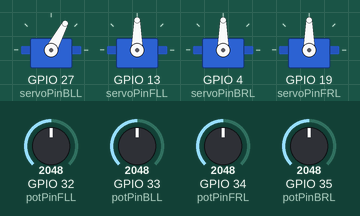
The program below on a simulated ESP32. On the bench: 4 × servo. Inputs (shaded band) come from the test bench; at power-on: GPIO 32 (potPinFLL) = 2048, GPIO 33 (potPinBLL) = 2048, GPIO 34 (potPinFRL) = 2048, GPIO 35 (potPinBRL) = 2048.

Above: at 0.7 s.
Timing chart, 0 to 2.2 s (numbered marks = the images above):
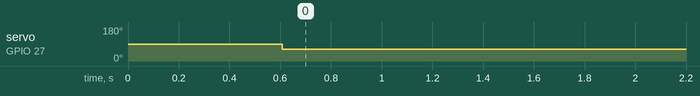

Measured:
- by itself, servo on GPIO 27 (servoPinBLL): 90° → 62° at 0.61 s

The program:

main.cpp
```cpp
#include <Arduino.h>
#include <Stepper.h>
#include <ESP32Servo.h>
#include <DogTest.h>
// #include <WiFi.h>

// const int stepsPerRevolution = 200;

// Leg Back Left
const int potPinBLL = 33;
const int stepPinBLL = 25;
const int dirPinBLL = 26;
const int servoPinBLL = 27;

// Leg Front Left
const int potPinFLL = 32;
const int stepPinFLL = 14;
const int dirPinFLL = 12;
const int servoPinFLL = 13;

// Leg Back Right
const int potPinBRL = 35;
const int stepPinBRL = 5;
const int dirPinBRL = 18;
const int servoPinBRL = 04;

// Leg Front Right
const int potPinFRL = 34;
const int stepPinFRL = 15;
const int dirPinFRL = 2;
const int servoPinFRL = 19;

// Wifi Cradentials
const char *ssid = "robotic_dog";
const char *password = "rdog@0212";

// Constants
bool isRotated = false;
int standValue = 40;
bool isSeated = false;
bool isStanding = false;

// Stepper myStepperBLL(stepsPerRevolution, stepPinBLL, dirPinBLL);
// Stepper myStepperFLL(stepsPerRevolution, stepPinFLL, dirPinFLL);

// Servo myServoBLL;
// Servo myServoFLL;

// bool isHomingDone = false;
bool towardsMin = true;
bool towardsMax = false;

RobotDog myDog;

int calculateSteps(int currentPos, int targetPos)
{
  int potDiff;
  if (currentPos > targetPos)
  {
    potDiff = currentPos - targetPos;
  }
  else
  {
    potDiff = targetPos - currentPos;
  }
  return int(potDiff * 37.5 * 2);
}

void setup()
{
  Serial.begin(9600);

  // // Wifi Setup
  // WiFi.mode(WIFI_STA);
  // WiFi.begin(ssid, password);
  // Serial.print("Connecting to Wifi...");

  // while (WiFi.status() != WL_CONNECTED)
  // {
  //   Serial.print(".");
  // }

  // if (WiFi.status() == WL_CONNECTED)
  // {
  // Serial.println("\nConnected to the WiFi network");
  // Serial.print("Local ESP32 IP: ");
  // Serial.println(WiFi.localIP());

  // Stepper pin definitions
  myDog.LeftLegStepper.attach(stepPinBLL, dirPinBLL);
  myDog.LeftHandStepper.attach(stepPinFLL, dirPinFLL);
  myDog.RightLegStepper.attach(stepPinBRL, dirPinBRL);
  myDog.RightHandStepper.attach(stepPinFRL, dirPinFRL);

  // Servo pin definitions
  myDog.LeftLegServo.attach(servoPinBLL);
  myDog.LeftHandServo.attach(servoPinFLL);
  myDog.RightLegServo.attach(servoPinBRL);
  myDog.RightHandServo.attach(servoPinFRL);

  // Potentiometer pin definitions
  myDog.LeftLegPot.attach(potPinBLL);
  myDog.LeftHandPot.attach(potPinFLL);
  myDog.RightLegPot.attach(potPinBRL);
  myDog.RightHandPot.attach(potPinFRL);
  // }
}

void stopAtPosition(int position)
{
}
void loop()
{
  int potvalLH = myDog.LeftHandPot.readValue();
  int potvalLL = myDog.LeftLegPot.readValue();
  int potvalRH = myDog.RightHandPot.readValue();
  int potvalRL = myDog.RightLegPot.readValue();
  // Serial.print("Value 1: ");
  // Serial.println(potvalRL);
  // // Serial.print("Value 1: ");
  // // Serial.println(potvalLG);
  if (isSeated == false)
  {
    myDog.seat();
    // if (potvalLH == 60 && potvalLL == 60 && potvalRH == 60 && potvalRL == 60)
    if (potvalLL == 60)
    {
      isSeated = true;
    }
  }
  // delay(1000);
  // if (isStanding == false && isSeated == true)
  // {
  //   myDog.stand();
  //   if (potvalLG == 40 && potvalLH == 40)
  //   {
  //     isStanding = true;
  //   }
  // }
  // delay(1000);
  // if (isStanding == true)
  // {
  //   myDog.walkForward();
  // }

  // // TODO: Stepper Rotation Check Code
  // myDog.LeftHandStepper.rotateMotor(1, 100);
  // myDog.RightHandStepper.rotateMotor(1, 100);

  // // TODO: Potentiometer Setpoint Code
  // // ! Right Hand
  // int potval = myDog.LeftHandPot.readValue();
  // Serial.print("Value Left Hand: ");
  // Serial.println(potval);
  // //! Right Leg
  // int potval2 = myDog.LeftLegPot.readValue();
  // Serial.print("Value Right Hand: ");
  // Serial.println(potval2);

  // TODO: Wifi Connection Code
}
```

DogTest.h
```cpp
#ifndef DogTest_h
#define DogTest_h

#include <Arduino.h>
#include <Stepper.h>
#include <ESP32Servo.h>
#include <PID_v1.h>

const int stepsPerRevolution = 800;
const bool clockwise = true;
const bool counterClockwise = false;

class LegStepper
{
private:
    Stepper *stepper;
    int stepPin;
    int dirPin; // The stepper motor itself
public:
    void attach(int stepPin, int dirPin)
    {
        this->stepPin = stepPin;
        this->dirPin = dirPin;
        stepper = new Stepper(stepsPerRevolution, stepPin, dirPin);
    }

    void rotateMotor(bool direction, int steps)
    {
        if (direction == true)
        {
            digitalWrite(this->dirPin, HIGH);
        }
        else
        {
            digitalWrite(this->dirPin, LOW);
        }
        for (int i = 0; i <= steps; i++)
        {
            digitalWrite(this->stepPin, HIGH);
            delayMicroseconds(400);
            digitalWrite(this->stepPin, LOW);
            delayMicroseconds(400);
        }
    }
    void stopRotating()
    {
        digitalWrite(this->stepPin, LOW);
    }
};

class LegServo
{
private:
    Servo servo;
    int servoPin;

public:
    void attach(int servoPin)
    {
        this->servoPin = servoPin;
        this->servo.attach(servoPin);
    }
    void rotateServo(int angle)
    {
        angle = constrain(angle, 0, 180);
        int pulseWidth = map(angle, 0, 180, 500, 2400);
        servo.writeMicroseconds(pulseWidth);
    }
};

class LegPot
{
private:
    int analogPin;

public:
    void attach(int analogPin)
    {
        this->analogPin = analogPin;
    }

    int readValue()
    {
        int value = analogRead(this->analogPin);
        value = map(value, 0, 4055, 0, 100);
        return value;
    }
};

class RobotDog
{
private:
    const int initAngle = 110;
    // double Setpoint = 85; // Example setpoint
    // double Input;
    // double Output;
    // double Kp = 50;
    // double Ki = 0.1;
    // double Kd = 0.1;

    // PID pid;

    // void initPID()
    // {
    //     pid.SetMode(AUTOMATIC);         // Set PID to automatic mode
    //     pid.SetOutputLimits(-255, 255); // Set output limits according to your needs
    //     pid.SetSampleTime(10);          // Set PID sample time in milliseconds (adjust as needed)
    //     pid.SetTunings(Kp, Ki, Kd);     // Set PID tunings
    // }

    // void moveToPosition(LegPot &pot, LegStepper &stepper, LegServo &servo, int position, int angle)
    // {
    //     int currentPos = pot.readValue();
    //     if (currentPos != position)
    //     {
    //         if (currentPos < position)
    //         {
    //             stepper.rotateMotor(clockwise);
    //         }
    //         else if (currentPos > position)
    //         {
    //             stepper.rotateMotor(counterClockwise);
    //         }
    //     }
    //     else if (currentPos == position)
    //     {
    //         stepper.stopRotating();
    //     }
    //     servo.rotateServo(initAngle);
    // }

public:
    const int initValue = 35;
    const int seatingValue = 75;

    LegStepper LeftHandStepper;
    LegStepper RightHandStepper;
    LegStepper LeftLegStepper;
    LegStepper RightLegStepper;

    LegServo LeftHandServo;
    LegServo RightHandServo;
    LegServo LeftLegServo;
    LegServo RightLegServo;

    LegPot LeftHandPot;
    LegPot RightHandPot;
    LegPot LeftLegPot;
    LegPot RightLegPot;

    int calculateSteps(int currentPos, int targetPos)
    {
        int potDiff;
        if (currentPos > targetPos)
        {
            potDiff = currentPos - targetPos;
        }
        else
        {
            potDiff = targetPos - currentPos;
        }
        return int(potDiff * 37.5 * 2);
    }

    void moveLegMotors(LegStepper &stepper, LegServo &servo, LegPot &pot, int targetPos, int angle)
    {
        int curPos = pot.readValue();
        if (curPos < targetPos)
        {
            stepper.rotateMotor(0, calculateSteps(curPos, targetPos));
        }
        else
        {
            stepper.rotateMotor(1, calculateSteps(curPos, targetPos));
        }
        servo.rotateServo(angle);
    }

    void seat()
    {
        moveLegMotors(LeftLegStepper, LeftLegServo, LeftLegPot, 60, 65);
        // moveLegMotors(LeftHandStepper, LeftHandServo, LeftHandPot, 60, 65);
        // moveLegMotors(RightLegStepper, RightLegServo, RightLegPot, 60, 65);
        // moveLegMotors(RightHandStepper, RightHandServo, RightHandPot, 60, 65);
    }

    void stand()
    {
        moveLegMotors(LeftLegStepper, LeftLegServo, LeftLegPot, 40, 110);
        moveLegMotors(LeftHandStepper, LeftHandServo, LeftHandPot, 40, 110);
    }

    void walkForward()
    {
        moveLegMotors(LeftLegStepper, LeftLegServo, LeftLegPot, 35, 90);
        delay(100);
        moveLegMotors(LeftLegStepper, LeftLegServo, LeftLegPot, 35, 110);
        delay(500);
        moveLegMotors(LeftHandStepper, LeftHandServo, LeftHandPot, 35, 90);
        delay(100);
        moveLegMotors(LeftHandStepper, LeftHandServo, LeftHandPot, 35, 110);
        delay(100);
        moveLegMotors(LeftLegStepper, LeftLegServo, LeftLegPot, 40, 900);
        delay(100);
        moveLegMotors(LeftLegStepper, LeftLegServo, LeftLegPot, 40, 110);
        delay(500);
    }
};

#endif
```
